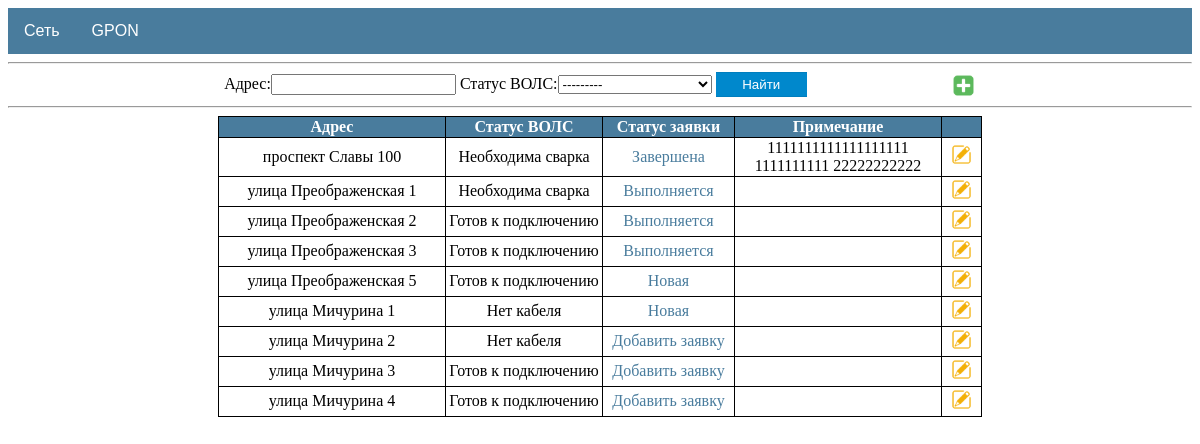
Page /gpon/houses/ on the earlier database version.
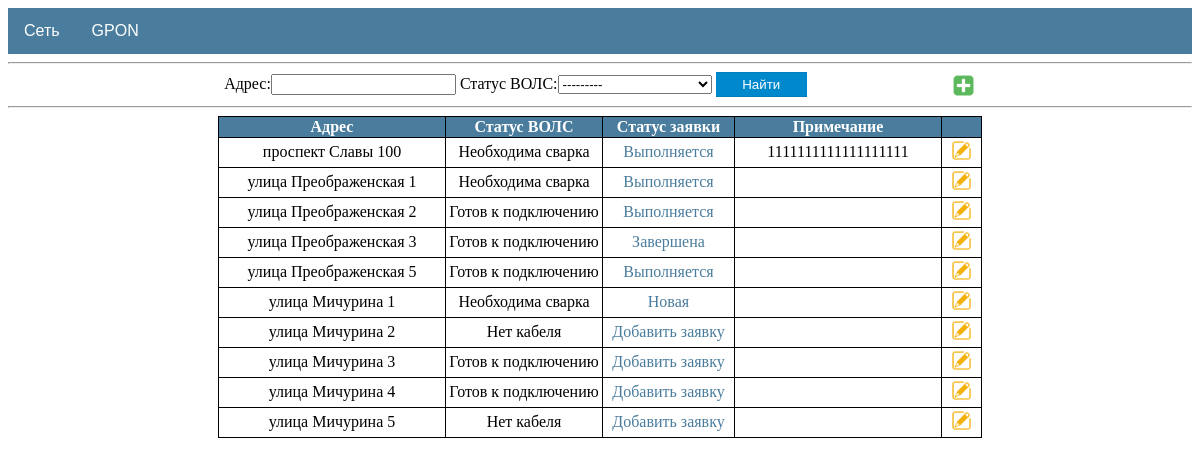
Same page on the later database version.
### gpon/models.py (models this page shows, shortened)
class House(models.Model):
    cable = 'Нет кабеля'
    welding = 'Необходима сварка'
    ready = 'Готов к подключению'
    type = [(cable, 'Нет кабеля'), (welding, 'Необходима сварка'), (ready, 'Готов к подключению')]
    area = models.ForeignKey(Area, on_delete=models.CASCADE, verbose_name='Зона')
    address = models.OneToOneField(Address, on_delete=models.CASCADE, unique=True, verbose_name='Адрес')
    status = models.CharField(max_length=20, choices=type, default=cable, verbose_name='Статус')
    note = models.TextField(blank=True, verbose_name='Примечание')
    time = models.DateTimeField(auto_now=True, verbose_name='Дата изменения')

class Request(models.Model):
    user = models.ForeignKey(User, on_delete=models.CASCADE, related_name='user', verbose_name='Пользователь')
    address = models.ForeignKey(House, on_delete=models.CASCADE, related_name='request', verbose_name='Адрес')
    name = models.CharField(max_length=50, blank=True, verbose_name='ФИО')
    phone = models.CharField(max_length=50, blank=True, verbose_name='Телефон')
    date_req = models.DateField(auto_now_add=True, verbose_name='Дата заявки')
    date_con = models.DateTimeField(blank=True, null=True, verbose_name='Дата подключения')
    price_con = models.IntegerField(default='6000', verbose_name='Цена подключения')
    tariff = models.ForeignKey(Tariff, on_delete=models.CASCADE, blank=True, null=True, verbose_name='Тариф')
    ont = models.ForeignKey(Product, on_delete=models.CASCADE, blank=True, null=True, related_name='ont', verbose_name='Модель ONT')
    router = models.ForeignKey(Product, on_delete=models.CASCADE, blank=True, null=True, related_name='router', verbose_name='Модель Wi-Fi роутера')
    note = models.TextField(blank=True, verbose_name='Примечание')
    time = models.DateTimeField(auto_now=True, verbose_name='Время изменения')
    installer = models.ManyToManyField(User, blank=True, related_name='installer', verbose_name='Монтажники')
    manager = models.ForeignKey(User, blank=True, null=True, on_delete=models.CASCADE, related_name='manager', verbose_name='Менеджер')
    status = models.BooleanField(default=False)

### addressbook/models.py (models this page shows)
class Address(models.Model):
    avenue = 'проспект'
    street = 'улица'
    boulevard = 'бульвар'
    passage = 'проезд'
    lane = 'переулок'
    highway = 'шоссе'
    list = [(avenue, 'проспект'), (street, 'улица'), (boulevard, 'бульвар'), (passage, 'проезд'),
            (lane, 'переулок'), (highway, 'шоссе')]
    address_type = models.CharField(max_length=10, choices=list, verbose_name='Тип')
    address_name = models.CharField(max_length=50, verbose_name='Название')
    address_house = models.CharField(max_length=5, verbose_name='Номер дома')
    def __str__(self):
        return f'{self.address_type} {self.address_name} {self.address_house}'

### gpon/views.py (the view)
# urls.py: path('houses/', HouseList.as_view(), name='house_list'),
class HouseList(ListView):
    model = House
    template_name = 'gpon/house_list.html'
    context_object_name = 'house_list'
    def get_context_data(self, **kwargs):
        context = super().get_context_data(**kwargs)
        context['filter'] = HouseFilter(self.request.GET, queryset=self.get_queryset())
        return context

### templates/gpon/house_list.html (shortened to what this page needs)
{%extends 'default.html' %}
{% block content %}
<hr>
<ul class="actions_1">
    <li>
        <form method="GET">
            {{ filter.form }}
            <button class="button_cancel_form" type="submit">Найти</button>
        </form>
    </li>
    <li>
        <a href="{% url 'house_create' %}" title="Добавить дом">
            <img src="/static/images/icon_add.png" width="25" height="25">
        </a>
    </li>
</ul>
<hr>
{%  if filter.qs %}
    <table class="table_gpon">
        <tr>
            <th style="width: 220px">
                Адрес
            </th>
            <th style="width: 150px">
                Статус ВОЛС
            </th>
            <th style="width: 125px">
                Статус заявки
            </th>
            <th style="width: 200px">
               Примечание
            </th>
            <th style="width: 10px">
            </th>
        </tr>
    {% for house in filter.qs %}
        <tr>
            <td>
                {{ house.address }}
            </td>
            <td>
                {{ house.status }}
            </td>
            <td>
                {% if house.request.all %}
                    {% for i in house.request.all %}
                        {% if i.status is False and not i.date_con %}
                            <a href="{% url 'requests_new' %}">Новая</a>
                        {% elif i.status is False and i.date_con %}
                            <a href="{% url 'requests_in_progress' %}">Выполняется</a>
                        {% elif i.status is True %}
                            <a href="{% url 'requests_completed' %}">Завершена</a>
                        {% endif %}
                    {% endfor %}
                {% else %}
                    <a href="{% url 'request_create' house.pk %}">Добавить заявку</a>
                {% endif %}
            </td>
            <td>
                {{ house.note }}
            </td>
            <td>
                <a href="{% url 'house_update' house.pk %}" title="Изменить">
                    <img src="/static/images/icon_edit.png" width="23" height="23">
                </a>
            </td>
        </tr>
    {% endfor %}
    </table>
{%  else %}
    <h1 style="text-align: center">По вашему запросу ничего не найдено</h1>
{% endif %}
{% endblock content %}

### templates/default.html (shortened to what this page needs)
{% load static %}
<!DOCTYPE html>
<html lang="en" xmlns="http://www.w3.org/1999/html">
<head>
  <link href="{% static 'css/default.css'%}" rel="stylesheet">
</head>
<div class="navbar">
  <div class="dropdown">
    <button class="dropbtn">Сеть
    </button>
  </div>
  <div class="dropdown">
    <button class="dropbtn">GPON
    </button>
  </div>
  <div class="dropdown-pro">
    <button class="dropbtn-pro">{{ user.username }}
    </button>
  </div>
</div>
<body>
{% block content %}
{% endblock content %}
</body>
</html>

### static/css/default.css (style rules this page uses)
.navbar { overflow: hidden; background-color: #497c9d; font-family: Arial, Helvetica, sans-serif; }
.dropdown { float: left; overflow: hidden; }
.dropdown .dropbtn { font-size: 16px; border: none; outline: none; color: white; padding: 14px 16px; background-color: inherit; font-family: inherit; margin: 0; }
.dropdown-pro { float: right; overflow: hidden; }
.dropdown-pro .dropbtn-pro { font-size: 16px; border: none; outline: none; color: white; padding: 14px 16px; background-color: inherit; font-family: inherit; margin: 0; }
button { cursor: pointer; }
.table_default th, td { position: relative; border: 1px solid black; padding: 5px; word-wrap:break-word; }
.table_detail th, td { position: relative; border: 1px solid black; padding: 5px; word-wrap:break-word; }
.button_cancel_form { display: inline-block; color: white; text-decoration: none; padding: .3em 2em; outline: none; border-width: 1px 0; border-style: solid none; border-color: rgba(0, 0, 0, 0.07); background: #0088cc; transition: 0.2s; }
.table_gpon { border-collapse: collapse; border-spacing: 1px; table-layout: fixed; margin: auto; }
.table_gpon th, td { border: 1px solid black; padding: 1px 3px; word-wrap:break-word; }
.table_gpon th { background: #497c9d; color: #fff; }
.table_gpon td { text-align: center; }
.table_gpon td a { text-align: center; text-decoration: none; left: 0; right: 0; top: 0; bottom: 0; color: #497c9d; padding: 5px; }
.actions_1 { text-align: center; padding: 0; margin: 0; }
.actions_1 li { display:inline-block; margin: 0 70px; }
.actions_1 li img, .actions_1 li a { vertical-align: middle; }

Differences in the rows shown:
changed House "проспект Славы 100": note "1111111111111111111 1111111111 22222222222" → "1111111111111111111"
changed Request (number 1 of 6 on the later page): status "Завершена" → "Выполняется"
changed Request (number 4 of 6 on the later page): status "Выполняется" → "Завершена"
changed Request (number 5 of 6 on the later page): date_con "Новая" → "Выполняется"
changed House "улица Мичурина 1": status "Нет кабеля" → "Необходима сварка"
added House: address "улица Мичурина 5", status "Нет кабеля", shows "Добавить заявку"
